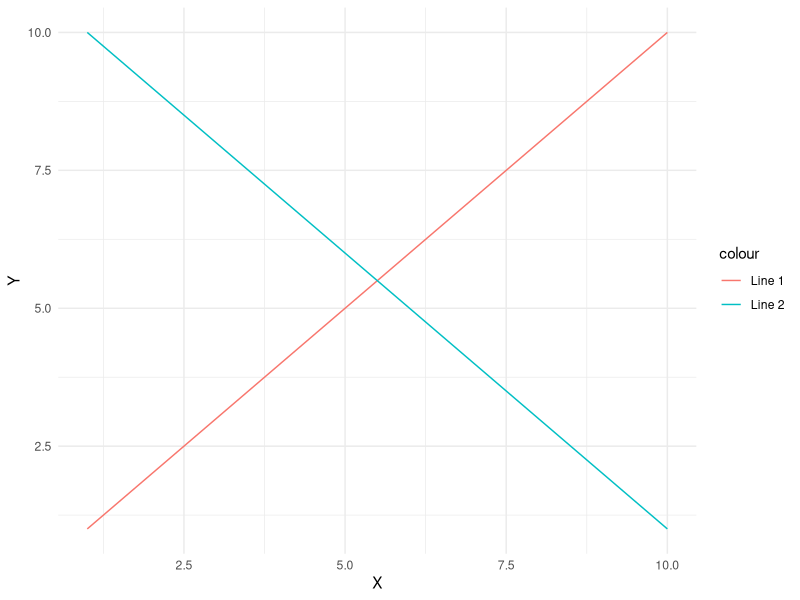

Generate this figure with R:
## ---- chunk 1
#| label: fig-complex
#| fig-cap: "An **example** plot"
#| fig-alt: "A plot showing multiple lines and a legend."
#| fig-width: 8
#| fig-height: 5

library(ggplot2)

data <- data.frame(
  x = 1:10,
  y1 = 1:10,
  y2 = 10:1
)
ggplot(data, aes(x = x)) +
  geom_line(aes(y = y1, color = "Line 1")) +
  geom_line(aes(y = y2, color = "Line 2")) +
  labs(x = "X", y = "Y") +
  theme_minimal()
## ---- chunk 2
#| label: tbl-complex
#| tbl-cap: "An **example** table"
#| tbl-colwidths: [15,35,25,25]

library(knitr)

data <- data.frame(
  Category = c("A", "B", "C", "D"),
  Description = c("Longer description for A", "Description for B", "Short description", "Another longer description for D"),
  Value1 = c(12.345, 6.789, 1.234, 9.876),
  Value2 = c(100, 25, 500, 75)
)

kable(data, "pipe", align = c("l", "l", "r", "r"))
## ---- chunk 3
# This R code block will be executed.
x <- 10
y <- 5
print(x + y)
